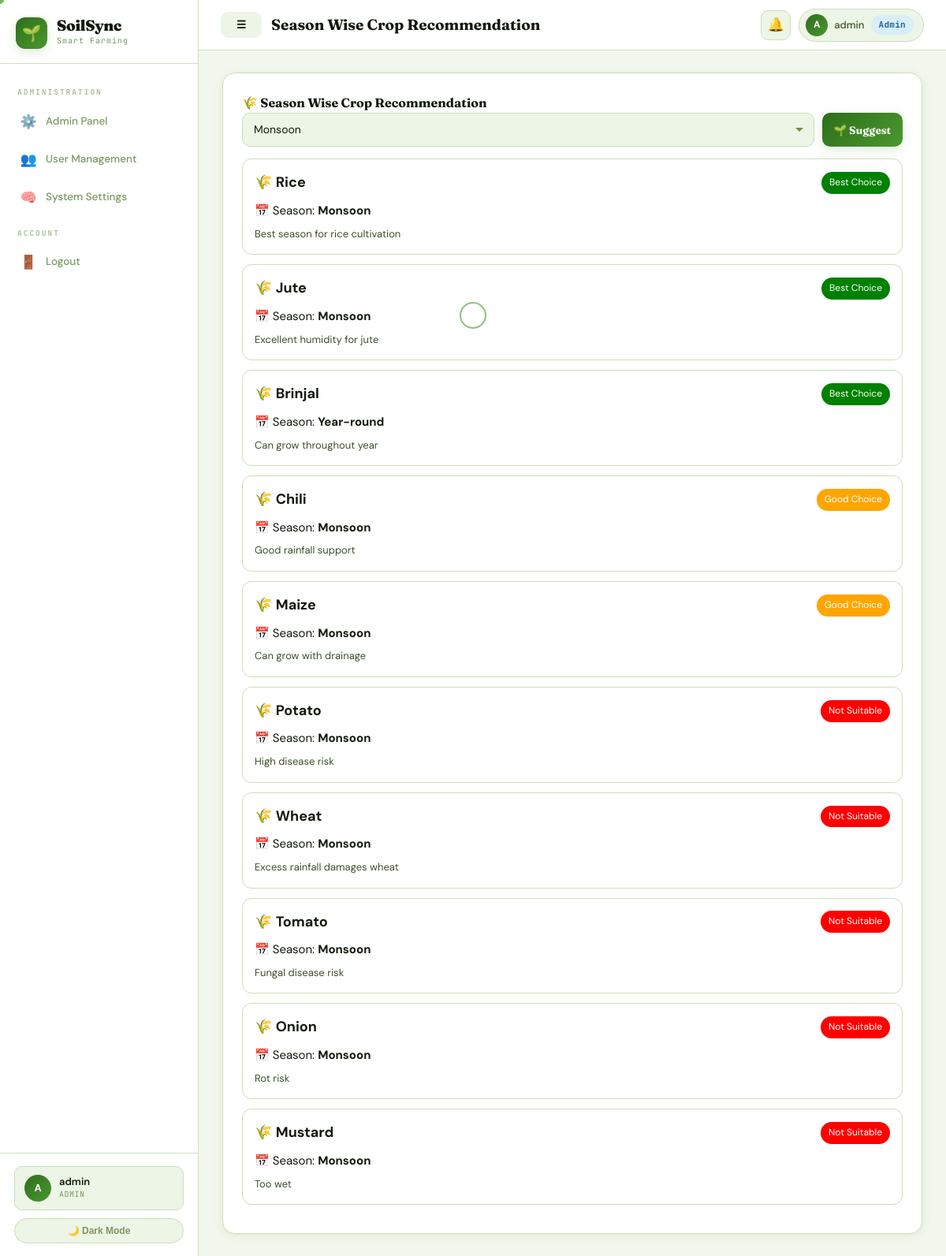
Page /crop_recommend.php (signed in) on the committed database.
### tables this page shows
CREATE TABLE `users` (
  `id` int(11) NOT NULL,
  `name` varchar(100) NOT NULL,
  `phone` varchar(20) NOT NULL,
  `password` varchar(255) NOT NULL,
  `role` enum('farmer','expert','admin') DEFAULT 'farmer',
  `location_id` int(11) DEFAULT NULL,
  `created_at` timestamp NOT NULL DEFAULT current_timestamp(),
  `fc_card_number` varchar(20) DEFAULT NULL,
  `fc_category` enum('landless','marginal','small','medium','large') DEFAULT NULL,
  `fc_land_size` decimal(8,2) DEFAULT NULL,
  `fc_bank_account` varchar(30) DEFAULT NULL,
  `fc_registered_at` datetime DEFAULT NULL,
  `fc_phase` enum('pre_pilot','pilot','national') DEFAULT NULL
);

CREATE TABLE `crop_calendar` (
  `id` int(11) NOT NULL,
  `crop_id` int(11) NOT NULL,
  `season` enum('Monsoon','Winter','Summer','Spring','Year-round') DEFAULT NULL,
  `suitability_score` int(11) DEFAULT 100,
  `reason` text DEFAULT NULL
);

CREATE TABLE `crops` (
  `id` int(11) NOT NULL,
  `name` varchar(100) NOT NULL,
  `description` text DEFAULT NULL
);

### db.php (called while the page is built, shortened)
<?php
function isLoggedIn(): bool {
    return isset($_SESSION['user_id']) && !empty($_SESSION['user_id']);
}
function currentUser($conn): ?array {
    $id = (int)$_SESSION['user_id'];
    $r = $conn->query("
        SELECT u.*, l.division, l.district
        FROM users u
        LEFT JOIN locations l ON u.location_id=l.id
        WHERE u.id=$id
        LIMIT 1
    ");
    return $r ? $r->fetch_assoc() : null;
}
?>

### crop_recommend.php (the view, shortened to what this page needs)
<?php
require_once 'db.php';
$pageTitle = "Season Wise Crop Recommendation";
$season = $_GET['season'] ?? 'Monsoon';
$validSeasons = ['Monsoon', 'Winter', 'Summer', 'Spring', 'Year-round'];
$sql = "
SELECT
    c.id,
    c.name AS crop_name,
    cc.season,
    cc.suitability_score,
    cc.reason
FROM crop_calendar cc
JOIN crops c ON cc.crop_id = c.id
WHERE cc.season = '$season'
   OR cc.season = 'Year-round'
ORDER BY cc.suitability_score DESC
";
$result = $conn->query($sql);
include 'layout.php';
?>
<div class="card">
  <div class="card-title">🌾 Season Wise Crop Recommendation</div>
  <form method="GET" style="display:flex;gap:10px;margin-bottom:15px">
    <select name="season">
      <?php foreach ($validSeasons as $s): ?>
        <option value="<?= $s ?>" <?= $season == $s ? 'selected' : '' ?>>
          <?= $s ?>
        </option>
      <?php endforeach; ?>
    </select>
    <button class="btn btn-primary">🌱 Suggest</button>
  </form>
  <?php if ($result->num_rows == 0): ?>
    <div class="empty-state">No recommendation found</div>
  <?php else: ?>
    <?php while($row = $result->fetch_assoc()): ?>
      <?php
        $score = (int)$row['suitability_score'];
        if ($score >= 90) {
            $color = "green";
            $label = "Best Choice";
        } elseif ($score >= 70) {
            $color = "orange";
            $label = "Good Choice";
        } else {
            $color = "red";
            $label = "Not Suitable";
        }
      ?>
      <div style="
        padding:15px;
        border:1px solid var(--border);
        border-radius:12px;
        margin-bottom:12px;
        background:var(--surface);
      ">
        <div style="display:flex;justify-content:space-between;align-items:center">
          <div style="font-size:18px;font-weight:700">
            🌾 <?= htmlspecialchars($row['crop_name']) ?>
          </div>
          <span style="
            background:<?= $color ?>;
            color:#fff;
            padding:4px 10px;
            border-radius:20px;
            font-size:12px;
          ">
            <?= $label ?>
          </span>
        </div>
        <div style="margin-top:8px">
          📅 Season: <b><?= htmlspecialchars($row['season']) ?></b>
        </div>
        <?php if (!empty($row['reason'])): ?>
        <div style="font-size:13px;color:var(--text2);margin-top:6px">
          <?= htmlspecialchars($row['reason']) ?>
        </div>
        <?php endif; ?>
      </div>
    <?php endwhile; ?>
  <?php endif; ?>
</div>
<?php include 'layout_end.php'; ?>

### layout.php (shortened to what this page needs)
<?php
$user        = currentUser($conn);
$userName    = $user['name'] ?? 'User';
$userInitial = strtoupper(substr($userName, 0, 1));
$userRole    = $user['role'] ?? 'farmer';
$nav = [];
switch ($userRole) {
  case 'admin':
    $nav = [
      'admin' => [
        ['href'=>'admin.php','icon'=>'⚙️','label'=>'Admin Panel','key'=>'admin'],
        ['href'=>'users.php','icon'=>'👥','label'=>'User Management','key'=>'users'],
        ['href'=>'system.php','icon'=>'🧠','label'=>'System Settings','key'=>'system'],
      ],
    ];
    break;
}
?>
<!DOCTYPE html>
<html lang="en" data-theme="light">
<head>
  <link rel="stylesheet" href="style.css">
</head>
<body>
<div class="app-layout">
  <aside class="sidebar" id="sidebar">
    <div class="sidebar-logo">
      <div class="logo-badge">🌱</div>
      <div class="logo-text-wrap">
        <div class="logo-name">SoilSync</div>
        <div class="logo-tag">Smart Farming</div>
      </div>
    </div>
    <nav class="sidebar-nav">
      <?php
      $sectionLabels = [
        'main'=>'Navigation',
        'monitor'=>'Monitor',
        'resources'=>'Resources',
        'expert'=>'Expert Tools',
        'admin'=>'Administration'
      ];
      foreach ($nav as $section => $items):
      ?>
        <div class="nav-section-label">
          <?= $sectionLabels[$section] ?? ucfirst($section) ?>
        </div>
        <?php foreach ($items as $item):
          $isActive = ($activeNav ?? '') === $item['key'];
        ?>
          <a href="<?= $item['href'] ?>" class="nav-item <?= $isActive ? 'active' : '' ?>">
            <span class="nav-ic"><?= $item['icon'] ?></span>
            <span><?= $item['label'] ?></span>
          </a>
        <?php endforeach; ?>
      <?php endforeach; ?>
      <div class="nav-section-label">Account</div>
      <a href="logout.php" class="nav-item">
        <span class="nav-ic">🚪</span>
        <span>Logout</span>
      </a>
    </nav>
    <div class="sidebar-footer">
      <div class="sidebar-user">
        <div class="u-av"><?= $userInitial ?></div>
        <div>
          <div class="u-name"><?= htmlspecialchars($userName) ?></div>
          <div class="u-role"><?= ucfirst($userRole) ?></div>
        </div>
      </div>
      <button class="theme-btn" onclick="toggleTheme()">
        🌙 Dark Mode
      </button>
    </div>
  </aside>
  <div class="main-wrap">
    <header class="topbar">
      <div class="topbar-left">
        <button class="mobile-menu-btn btn" id="mobileMenuBtn">☰</button>
        <span class="topbar-title"><?= htmlspecialchars($pageTitle ?? 'Dashboard') ?></span>
      </div>
      <div class="topbar-right">
        <a href="notifications.php" class="topbar-notif-btn">
          🔔
        </a>
        <div class="topbar-user">
          <div class="t-av"><?= $userInitial ?></div>
          <span><?= htmlspecialchars(explode(' ', $userName)[0]) ?></span>
          <?php if ($userRole !== 'farmer'): ?>
            <span class="badge badge-info"><?= ucfirst($userRole) ?></span>
          <?php endif; ?>
        </div>
      </div>
    </header>
    <div class="page-body">

### rows in the picture
users: name "A", name "admin", role "ADMIN", role "Admin"
crop_calendar: crop.name "Rice", suitability_score "Best Choice", season "Monsoon", reason "Best season for rice cultivation"
crop_calendar: crop.name "Jute", suitability_score "Best Choice", season "Monsoon", reason "Excellent humidity for jute"
crop_calendar: crop.name "Brinjal", suitability_score "Best Choice", season "Year-round", reason "Can grow throughout year"
crop_calendar: crop.name "Chili", suitability_score "Good Choice", season "Monsoon", reason "Good rainfall support"
crop_calendar: crop.name "Maize", suitability_score "Good Choice", season "Monsoon", reason "Can grow with drainage"
crop_calendar: crop.name "Potato", suitability_score "Not Suitable", season "Monsoon", reason "High disease risk"
crop_calendar: crop.name "Wheat", suitability_score "Not Suitable", season "Monsoon", reason "Excess rainfall damages wheat"
crop_calendar: crop.name "Tomato", suitability_score "Not Suitable", season "Monsoon", reason "Fungal disease risk"
crop_calendar: crop.name "Onion", suitability_score "Not Suitable", season "Monsoon", reason "Rot risk"
crop_calendar: crop.name "Mustard", suitability_score "Not Suitable", season "Monsoon", reason "Too wet"

### other values in the picture
$sectionLabels[$section] "ADMINISTRATION"
$item['icon'] "⚙️"
$item['label'] "Admin Panel"
$item['icon'] "👥"
$item['label'] "User Management"
$item['icon'] "🧠"
$item['label'] "System Settings"
$pageTitle "Season Wise Crop Recommendation"
form field season "Monsoon"
